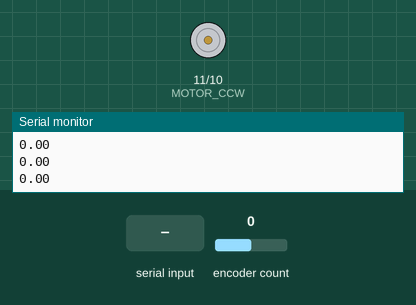
Simulated run of this sketch. Board: Arduino Uno, built with avr-gcc and run on an emulated ATmega328P. Shown: motor-driver pin pairs drawn as motors (green arrow = first pin HIGH = forward, orange = second pin HIGH = backward, longer = more drive, scaled by the enable pin), the last lines printed to the serial monitor. The test bench sets the inputs (shaded band); at power-on: encoder count 0.

Above: at 1.2 s.
1.3 s: encoder count set to 1
At 2.1 s:
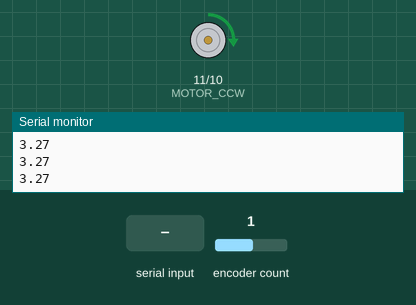
2.8 s: "90,45\n" received over Serial
At 3.6 s:
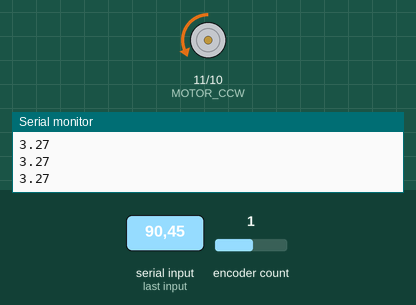
4.3 s: "5\n" received over Serial
At 5.0 s:
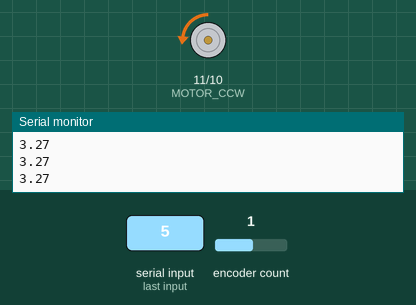
5.8 s: encoder count set to 5
At 6.9 s:
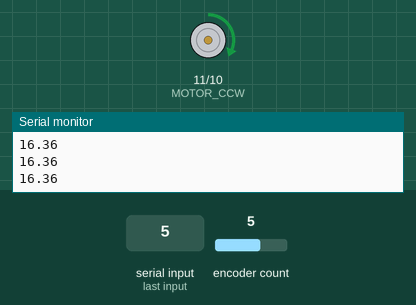
Timing chart, 0 to 8.3 s (numbered marks = the images above; inputs shaded):
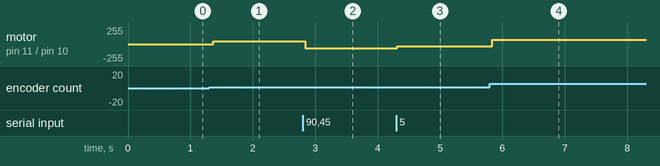

Measured:
- after the input at 1.3 s, motor on pin 11 (MOTOR_CCW) / pin 10 (MOTOR_CW): stopped → forward 40/255 after 0.06 s
- after the input at 2.8 s, motor on pin 11 (MOTOR_CCW) / pin 10 (MOTOR_CW): forward 40/255 → backward 66/255 at once
- after the input at 4.3 s, motor on pin 11 (MOTOR_CCW) / pin 10 (MOTOR_CW): backward 66/255 → backward 35/255 at once
- after the input at 5.8 s, motor on pin 11 (MOTOR_CCW) / pin 10 (MOTOR_CW): backward 35/255 → forward 65/255 at once

The sketch:

metutelet_Amiti.ino
```cpp
#include <Encoder.h>// Encoder defining
#include <PIDController.h>//PID Defining
#define ENCODER_A 2
#define ENCODER_B 3 // Encoder output to Arduino Interrupt pin ncoderPinB
#define MOTOR_CCW 11// Motor defining
#define MOTOR_CW 10
#define enA 9
float motor_pwm_value = 0;
float desired_angle = 0;
float current_deg = 0;
float encoder_count = 0;
float tick_to_deg1 = 0;
float Motor_output = 0;
float input_to_PID = 0;
//K's Parameters
float Kp = 3;
float Ki = 0.15;
float Kd = 9;
PIDController pid; // Create an instance of the PID controller class, called "pid"
Encoder myEnc(ENCODER_A, ENCODER_B);


//functions
float get_degree()
{
  encoder_count = myEnc.read();
  tick_to_deg1 = tick_to_deg(encoder_count);
  return tick_to_deg1;
}
float tick_to_deg(long tick){
return tick*360.0/440.0;
}
void forward(){
digitalWrite(MOTOR_CW, HIGH);
digitalWrite(MOTOR_CCW, LOW);
}
void reverse(){
digitalWrite(MOTOR_CW, LOW);
digitalWrite(MOTOR_CCW,HIGH);
}


/**setup ****/
void setup() {
  Serial.begin(9600);
  pinMode(enA, OUTPUT);
  pinMode(MOTOR_CW, OUTPUT);
  pinMode(MOTOR_CCW, OUTPUT);
  pid.begin(); // initialize the PID instance
  pid.limit(-180, 180); // Limit the PID output between 0 and 255, this is
  pid.tune(Kp, Ki, Kd); // Tune the PID, arguments: kP, kI, kD
  pid.setpoint(desired_angle); // The "goal" the PID controller tries to "reach"
  Serial.print("Enter the degree between -15 to +15 degrees:");
}

void loop() {
  if (Serial.available()>0){ // Wait for User to Input Data
    desired_angle = Serial.parseFloat();

    if(desired_angle>15){//max input angle we allow is +-15
    desired_angle = 15;
    }

    if (desired_angle<-15){
    desired_angle = -15;
    }


    Serial.read(); // get the ENTER char from the serial
    pid.setpoint(desired_angle);
  }

  current_deg = get_degree();
  Serial.println(current_deg);
  motor_pwm_value = pid.compute(current_deg); //compute the PWM value for the motor based on current angle
  Motor_output = abs(255*motor_pwm_value*4/100);

  if (motor_pwm_value > 0.0) {
    forward();
  } else {
    reverse();
  }
  analogWrite(enA, Motor_output); // send PWM value to motor
}
```
